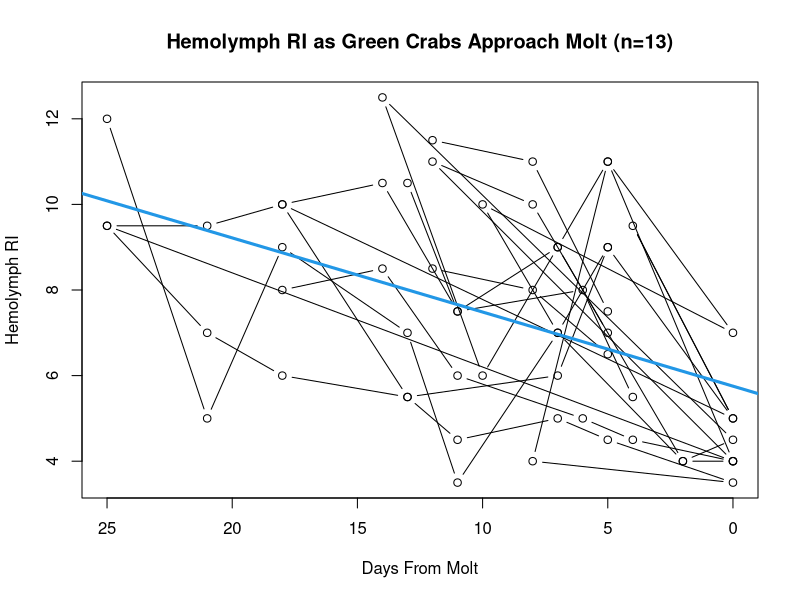
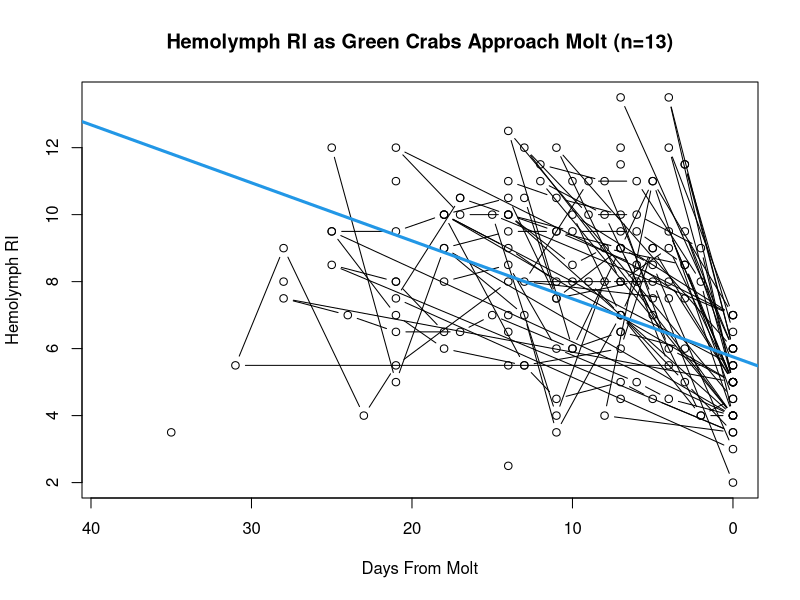
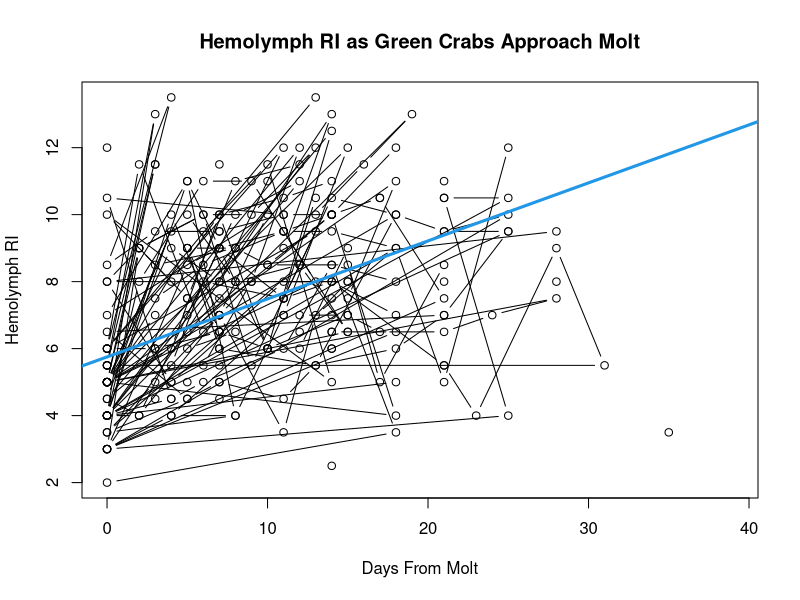
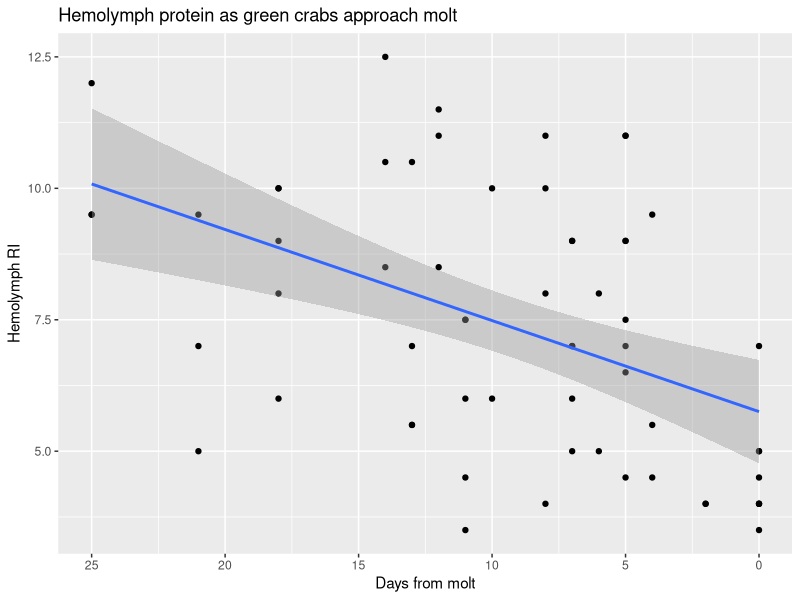
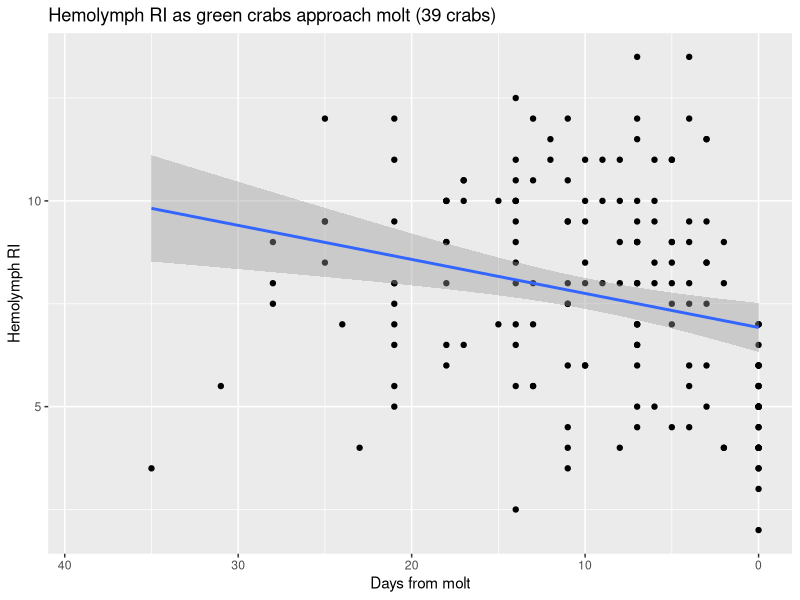
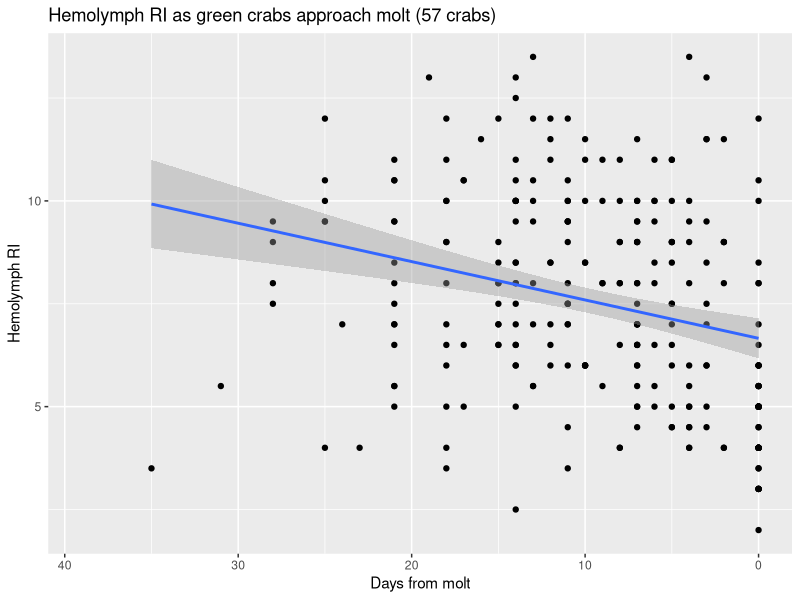
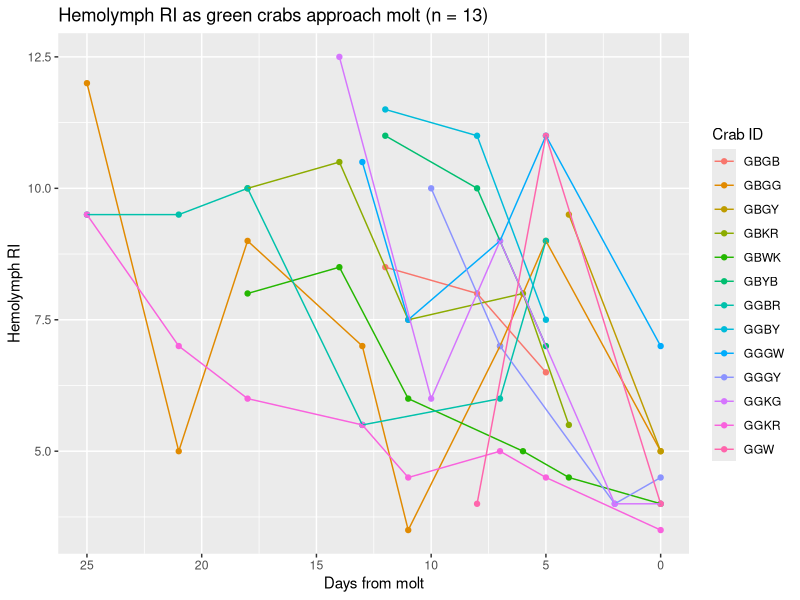
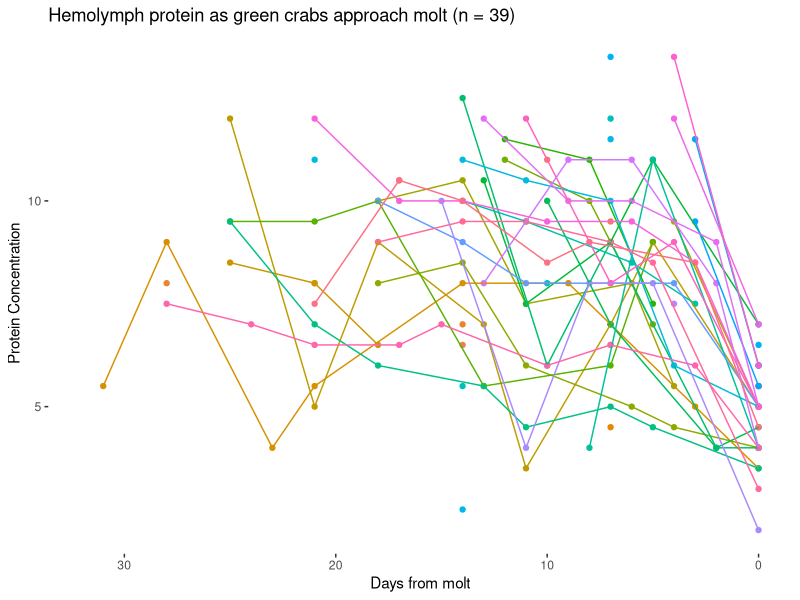

Generate these figures, in order, with R: (Note: this script raises an error after producing the figures.)
## ---- chunk 1

molt_dat <- read.csv("../data/wl_molt_dat.csv")
# read in .csv
# contains information from WL 2022
# used for preliminary graphs

molt_dat_2 <- read.csv("../data/wl_cml_molt_dat.csv")
# read in updated .csv
# contains information from 2021, 2022, CML, and WL until 08-2022

molt_dat_upd <- read.csv("../data/molt_dat_cml_wel_11_10_22.csv")
# read in updated .csv
# contains information from 2021, 2022, CML and WL as of 11-2022

molt_dat_upd$hemo_ri <- as.numeric(molt_dat_upd$hemo_ri)

molt_dat_fin <- read.csv("../data/wl_cml_molt_dat_final.csv")

molt_dat_fin$hemo_ri <- as.numeric(molt_dat_fin$hemo_ri)
molt_dat_fin$days_from_molt <- as.numeric(molt_dat_fin$days_from_molt)

pre_post_dat <- read.csv("../data/wl_cml_pre_post_ttest.csv")

library(dplyr)
library(car)
library(ggplot2)
# load relevant libraries for stats analysis
## ---- chunk 2

# 2022 WL crabs

plot(hemo_ri ~ days_from_molt, data = molt_dat,
     main = "Hemolymph RI as Green Crabs Approach Molt (n=13)",
     xlim = rev(range(days_from_molt)),
     xlab = "Days From Molt", 
     ylab = "Hemolymph RI",
     type = "b")
abline(lm (hemo_ri ~ days_from_molt, data = molt_dat), col = 4, lwd = 3)

# plots hemo ri vs days from molt for all 13 crabs
# need to reverse x axis to count down to molt
# appears to be downward trend in hemolymph RI as crabs approach molt
# need to investigate on an individual level
## ---- chunk 3
# WL and CML 2021-2022

plot(hemo_ri ~ days_from_molt, data = molt_dat_upd,
     main = "Hemolymph RI as Green Crabs Approach Molt (n=13)",
     xlim = rev(range(days_from_molt)),
     xlab = "Days From Molt", 
     ylab = "Hemolymph RI",
     type = "b")
abline(lm (hemo_ri ~ days_from_molt, data = molt_dat), col = 4, lwd = 3)

## ---- chunk 4
# most updated

plot(hemo_ri ~ days_from_molt, data = molt_dat_fin,
     main = "Hemolymph RI as Green Crabs Approach Molt",
     xlab = "Days From Molt", 
     ylab = "Hemolymph RI",
     type = "b")
abline(lm (hemo_ri ~ days_from_molt, data = molt_dat), col = 4, lwd = 3)

## ---- chunk 5

# WL 2022 data

molt_dat %>% 
        # pipes molt data into ggplot
  ggplot(aes(x = days_from_molt, y = hemo_ri)) + 
        # populates plot with hemo ri info and defines color with crab ID
    geom_point() + geom_smooth(method=lm) + 
        # specifies type of plot -- linear model with 95 percent confidence
        scale_x_reverse() + 
        # reverses x axis so information counts down to molt
        xlab("Days from molt") + 
        ylab ("Hemolymph RI") +
        ggtitle("Hemolymph protein as green crabs approach molt")
        # renames x and y labels and title

## ---- chunk 6

# WL CML 2021-2022 data
molt_dat_upd %>% 
        # pipes molt data into ggplot
  ggplot(aes(x = days_from_molt, y = hemo_ri)) + 
        # populates plot with hemo ri info and defines color with crab ID
    geom_point() + geom_smooth(method=lm) + 
        # specifies type of plot -- linear model with confidence int
        scale_x_reverse() + 
        # reverses x axis so information counts down to molt
        xlab("Days from molt") + 
        ylab ("Hemolymph RI") +
        ggtitle("Hemolymph RI as green crabs approach molt (39 crabs)")
        # renames x and y labels and title


## ---- chunk 7

# upd data
molt_dat_fin %>% 
        # pipes molt data into ggplot
  ggplot(aes(x = days_from_molt, y = hemo_ri)) + 
        # populates plot with hemo ri info and defines color with crab ID
    geom_point() + geom_smooth(method=lm) + 
        # specifies type of plot -- linear model with confidence int
        scale_x_reverse() + 
        # reverses x axis so information counts down to molt
        xlab("Days from molt") + 
        ylab ("Hemolymph RI") +
        ggtitle("Hemolymph RI as green crabs approach molt (57 crabs)")
        # renames x and y labels and title


## ---- chunk 8

# WL 2022 data

library(ggplot2)
library(dplyr)

molt_dat %>% 
        # pipes molt data into ggplot
  ggplot(aes(x = days_from_molt, y = hemo_ri, colour = crab_id)) + 
        # populates plot with hemo ri info and defines color with crab ID
    geom_point() + geom_line() + 
        # specifies type of plot - scatter linear plot with crab IDs
        scale_x_reverse() + 
        # reverses x axis so information counts down to molt
        xlab("Days from molt") + 
        ylab ("Hemolymph RI") +
        ggtitle("Hemolymph RI as green crabs approach molt (n = 13)") +
        # renames x and y labels and title
        labs(col = "Crab ID") 
        # changes legend title
## ---- chunk 9

# CML WL 2021 2022 data

library(ggplot2)
library(dplyr)

molt_dat_upd %>% 
        # pipes molt data into ggplot
  ggplot(aes(x = days_from_molt, y = hemo_ri, colour = crab_id)) + 
        # populates plot with hemo ri info and defines color with crab ID
    geom_point() + geom_line() + 
        # specifies type of plot - scatter linear plot with crab IDs
        scale_x_reverse(limits = c(32, 0)) + 
        # reverses x axis so information counts down to molt sets axis
        xlab("Days from molt") + 
        ylab ("Protein Concentration") +
        ggtitle("Hemolymph protein as green crabs approach molt (n = 39)") +
        # renames x and y labels and title
        labs(col = "Crab ID") + 
        # changes legend title
        theme(legend.position = "none") +
        # removes legend
        theme(panel.grid.major = element_blank(),
              panel.grid.minor = element_blank(), 
              panel.background = element_blank())
      
## ---- chunk 10

# WL 2022 data

library(ggplot2)
library(dplyr)

molt_dat %>% 
        # pipes molt data into ggplot
  ggplot(aes(x = days_from_molt, y = hemo_ri, colour = crab_id)) + 
        # populates plot with hemo ri info and defines color with crab ID
    geom_point() + geom_line() +
        # specifies type of plot - scatter linear plot with crab ids
        scale_x_reverse() + 
        # reverses x axis so information counts down to molt
        xlab("Days from molt") + 
        ylab ("Protein Concentration") +
        ggtitle("Hemolymph protein as green crabs approach molt") +
        # renames x and y labels and title
        labs(col = "Crab ID") + 
        # changes legend title
        theme(panel.grid.major = element_blank(),
              panel.grid.minor = element_blank(), 
              panel.background = element_blank())
        # removes background grid from plot

## ---- chunk 11

# WL 2022 data

ri_mod <- lm(hemo_ri ~ days_from_molt, data = molt_dat)
summary(ri_mod)
anova(ri_mod)
car::Anova(ri_mod, type = 3)

# linear models for significance testing 
# r square of 0.22 -- weak correlation

## ---- chunk 12

# WL CML 2022 data

ri_mod_fin <- lm(hemo_ri ~ days_from_molt, data = molt_dat_fin)
summary(ri_mod_fin)
anova(ri_mod_fin)
car::Anova(ri_mod_fin, type = 3)

# linear models for significance testing 
# r square of 0.04 -- no corellation

## ---- chunk 13
# CML WL all data

ri_mod <- lm(hemo_ri ~ days_from_molt, data = molt_dat_2)
summary(ri_mod)
anova(ri_mod)
car::Anova(ri_mod, type = 3)

# linear models for significance testing 
# r square of 0.22 -- weak correlation

## ---- chunk 14

# WL 2022 data

plot(hemo_color ~ days_from_molt, data = molt_dat,
     main = "Hemolymph Color as Green Crabs Approach Molt (n=13)",
     xlim = rev(range(days_from_molt)),
     xlab = "Days From Molt", 
     ylab = "Hemolymph Color")
abline(lm (hemo_color ~ days_from_molt, data = molt_dat), col = 4, lwd = 3)


boxplot(days_from_molt ~ hemo_color, data = molt_dat)

# plots hemo color vs days from molt for all 13 crabs
# need to reverse x axis to count down to molt
# doesn't appear to be strong trend or correlation

## ---- chunk 15

# WL CML Final 2022 data

plot(hemo_color ~ days_from_molt, data = molt_dat_fin,
     main = "Hemolymph Color as Green Crabs Approach Molt (n=13)",
     xlab = "Days From Molt", 
     ylab = "Hemolymph Color")
abline(lm (hemo_color ~ days_from_molt, data = molt_dat), col = 4, lwd = 3)


boxplot(days_from_molt ~ hemo_color, data = molt_dat_fin)

## ---- chunk 16

# WL 2022 data

library(ggplot2)
library(dplyr)

molt_dat %>% 
        # pipes molt data into ggplot
  ggplot(aes(x = days_from_molt, y = hemo_color, colour = crab_id)) + 
        # populates plot with hemo color info and defines color with crab ID
    geom_point() + geom_line() + 
        # specifies type of plot
        scale_x_reverse() + 
        # reverses x axis so information counts down to molt
        xlab("Days from molt") + 
        ylab ("Hemolymph Color") +
        ggtitle("Hemolymph color as green crabs approach molt (n = 13") +
        # renames x and y labels and title
        labs(col = "Crab ID") + # changes legend title
  theme(panel.grid.major = element_blank(),
              panel.grid.minor = element_blank(), 
              panel.background = element_blank())
        # removes background grid from plot
## ---- chunk 17

# WL 2022 data

col_mod <- lm(hemo_color ~ days_from_molt, data = molt_dat)
summary(col_mod)
anova(col_mod)
car::Anova(col_mod, type = 3)

# linear models for significance testing 

## ---- chunk 18

boxplot(hemo_ri ~ pre_post, data = molt_dat_fin, 
        main = "Hemolymph Protein Before and After molt",
        xlab = "Pre- vs. Post- Molt",
        ylab = "Hemolymph Protein",
        col= c('steelblue4', 'plum'))

## ---- chunk 19

t.test(hemo_ri ~ pre_post, data = pre_post_dat, paired = TRUE, alternative = "two.sided")

